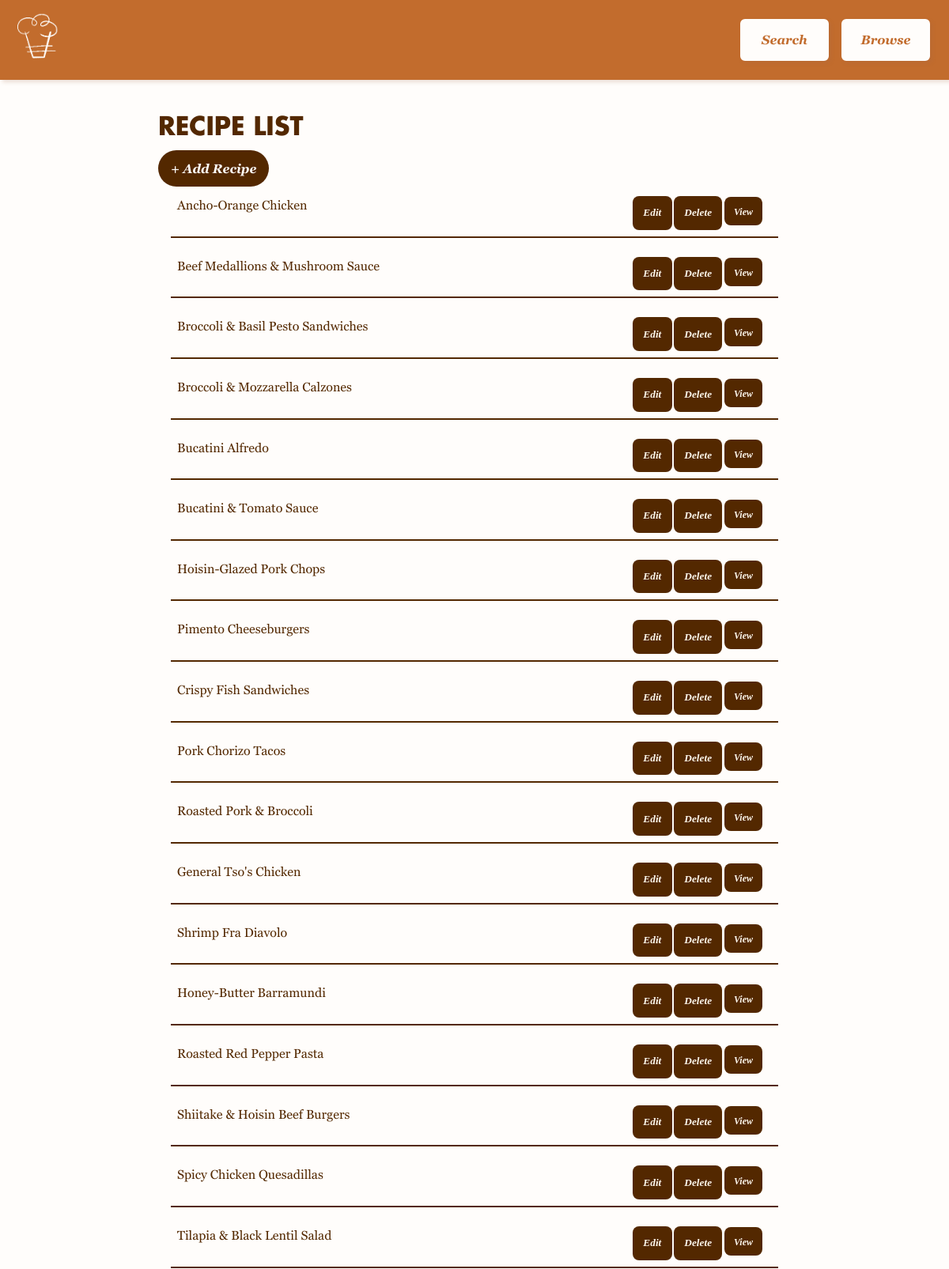
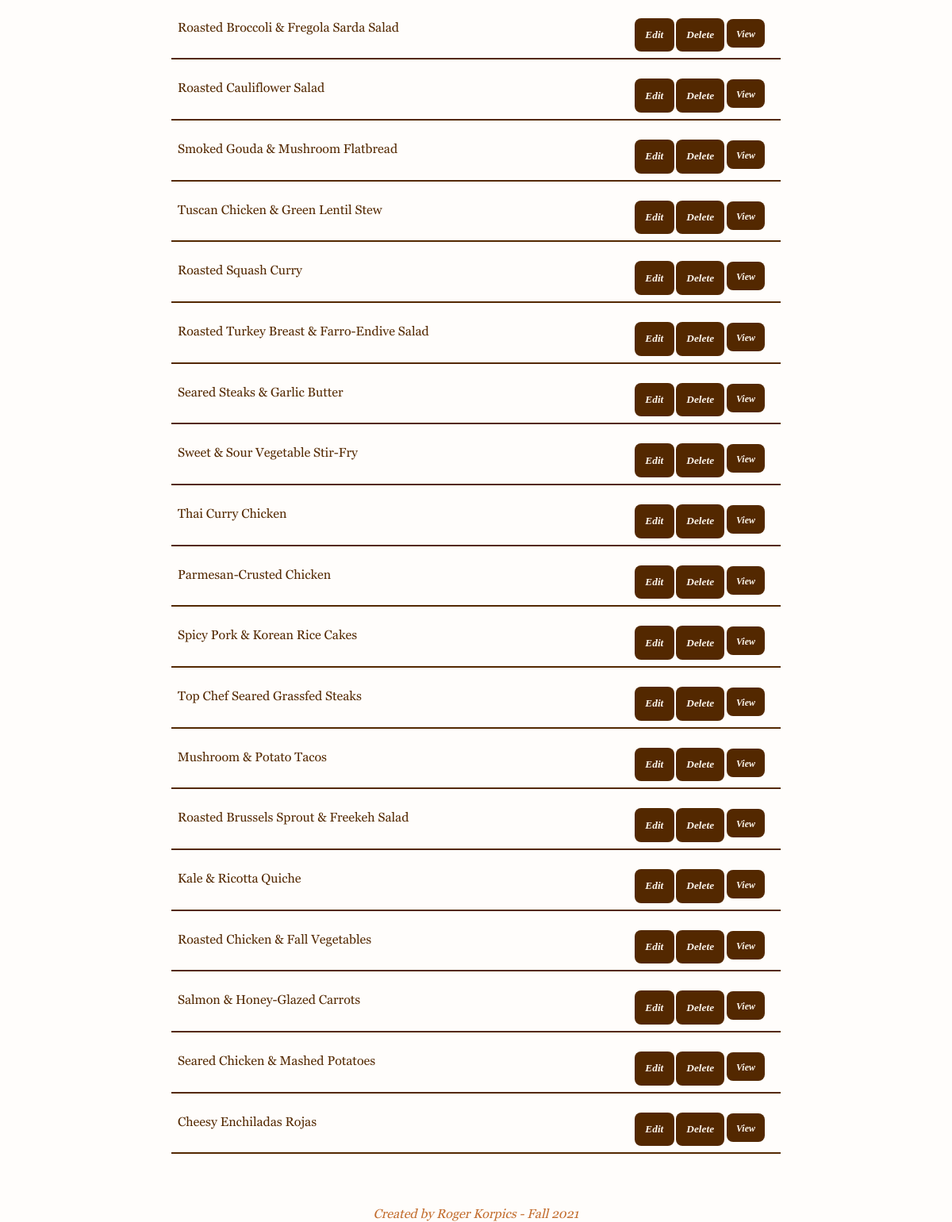
/final/admin-recipes.php, run on the app's committed database (2 pictures, top to bottom).
### tables this page shows
CREATE TABLE `recipes` (
  `id` int(11) NOT NULL,
  `name` varchar(250) NOT NULL,
  `cooking-time` int(250) NOT NULL,
  `serving-amount` int(100) NOT NULL,
  `ingredients` varchar(5000) NOT NULL,
  `instructions` varchar(5000) NOT NULL,
  `category` varchar(250) NOT NULL,
  `file-id` int(11) NOT NULL
);

### final/admin-recipe.php (the view, shortened to what this page needs)
<?php
    $name_query = "SELECT * FROM recipes";
    $name_result = mysqli_query($db_connection, $name_query);
?>
<?php
    while($row = mysqli_fetch_assoc($name_result)){
        echo '<div class="admin-recipe">';
        echo $row['name'];
        echo '<form action="update-recipe.php?id=' . $row['id'] . '" id="update-recipe" method="post">
                <input type="hidden" name="id" value=' . $row['id'] . '>
                <input type="submit" name="update-recipe" value="Edit">
                </form>';
        echo '<form action="process-delete.php" id="delete-recipe" method="post">
                    <input type="hidden" name="id" value=' . $row['id'] . '>
                    <input type="submit" name="delete-recipe" value="Delete">
                    </form>';
        echo '<a href="recipe.php?id=' . $row['id'] . '">View</a>';;
        echo '</div>';
    }
?>

### final/stylesheet.css (style rules this page uses)
:root { --carrot: #c26c2d; --cream: #fcf6ec; --dark-chocolate: #532800; --ghost-chocolate: #a3694834; --milk: #fffdfb; }
body { font-family: georgiaregular; background-color: var(--cream); margin: 0; color: var(--dark-chocolate); overflow: none; }
a { text-decoration: none; color: var(--dark-chocolate); }
#admin-body { background-color: var(--milk); }
.admin-recipe { border-bottom: 2px solid var(--dark-chocolate); margin: 1em; padding: .5em; display: grid; grid-template-columns: auto 3.25em 4em 3.75em; }
.admin-recipe input { background-color: var(--dark-chocolate); padding: 1em; border-radius: 8px; border: none; color: var(--cream); font-family: georgia; font-weight: bold; font-style: italic; }
.admin-recipe a { background-color: var(--dark-chocolate); border-radius: 8px; border: none; color: var(--cream); font-family: georgia; font-weight: bold; font-style: italic; font-size: .75em; height: 2em; width: 4em; padding-top: 1em; text-align: center; justify-content: center; display: flex; top: 1px; position: relative; }

### data on the page
recipes: name "Ancho-Orange Chicken"
recipes: name "Beef Medallions & Mushroom Sauce"
recipes: name "Broccoli & Basil Pesto Sandwiches"
recipes: name "Broccoli & Mozzarella Calzones"
recipes: name "Bucatini Alfredo"
recipes: name "Bucatini & Tomato Sauce"
recipes: name "Hoisin-Glazed Pork Chops"
recipes: name "Pimento Cheeseburgers"
recipes: name "Crispy Fish Sandwiches"
recipes: name "Pork Chorizo Tacos"
recipes: name "Roasted Pork & Broccoli"
recipes: name "General Tso's Chicken"
recipes: name "Shrimp Fra Diavolo"
recipes: name "Honey-Butter Barramundi"
recipes: name "Roasted Red Pepper Pasta"
recipes: name "Shiitake & Hoisin Beef Burgers"
recipes: name "Spicy Chicken Quesadillas"
recipes: name "Tilapia & Black Lentil Salad"
recipes: name "Roasted Broccoli & Fregola Sarda Salad"
recipes: name "Roasted Cauliflower Salad"
recipes: name "Smoked Gouda & Mushroom Flatbread"
recipes: name "Tuscan Chicken & Green Lentil Stew"
recipes: name "Roasted Squash Curry"
recipes: name "Roasted Turkey Breast & Farro-Endive Salad"
recipes: name "Seared Steaks & Garlic Butter"
recipes: name "Sweet & Sour Vegetable Stir-Fry"
recipes: name "Thai Curry Chicken"
recipes: name "Parmesan-Crusted Chicken"
recipes: name "Spicy Pork & Korean Rice Cakes"
recipes: name "Top Chef Seared Grassfed Steaks"
recipes: name "Mushroom & Potato Tacos"
recipes: name "Roasted Brussels Sprout & Freekeh Salad"
recipes: name "Kale & Ricotta Quiche"
recipes: name "Roasted Chicken & Fall Vegetables"
recipes: name "Salmon & Honey-Glazed Carrots"
recipes: name "Seared Chicken & Mashed Potatoes"
recipes: name "Cheesy Enchiladas Rojas"
